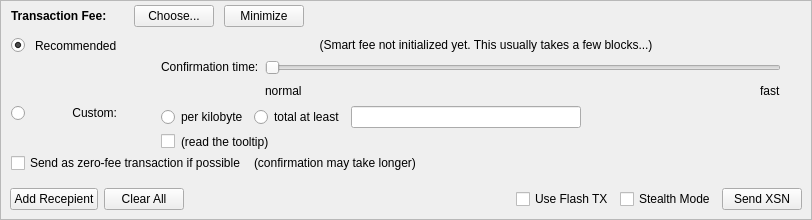
       <widget class="QFrame" name="frameFee">
        <property name="sizePolicy">
         <sizepolicy hsizetype="Expanding" vsizetype="Preferred">
          <horstretch>0</horstretch>
          <verstretch>0</verstretch>
         </sizepolicy>
        </property>
        <property name="maximumSize">
         <size>
          <width>16777215</width>
          <height>16777215</height>
         </size>
        </property>
        <property name="frameShape">
         <enum>QFrame::StyledPanel</enum>
        </property>
        <property name="frameShadow">
         <enum>QFrame::Sunken</enum>
        </property>
        <layout class="QVBoxLayout" name="verticalLayoutFee1">
         <property name="spacing">
          <number>0</number>
         </property>
         <property name="leftMargin">
          <number>0</number>
         </property>
         <property name="topMargin">
          <number>0</number>
         </property>
         <property name="rightMargin">
          <number>0</number>
         </property>
         <property name="bottomMargin">
          <number>0</number>
         </property>
         <item>
          <layout class="QVBoxLayout" name="verticalLayoutFee2" stretch="0,0,0">
           <property name="spacing">
            <number>0</number>
           </property>
           <property name="leftMargin">
            <number>10</number>
           </property>
           <property name="topMargin">
            <number>0</number>
           </property>
           <item>
            <layout class="QHBoxLayout" name="horizontalLayoutFee1">
             <property name="bottomMargin">
              <number>0</number>
             </property>
             <item>
              <layout class="QVBoxLayout" name="verticalLayoutFee7">
               <property name="spacing">
                <number>0</number>
               </property>
               <item>
                <spacer name="verticalSpacerSmartFee">
                 <property name="orientation">
                  <enum>Qt::Vertical</enum>
                 </property>
                 <property name="sizeType">
                  <enum>QSizePolicy::Fixed</enum>
                 </property>
                 <property name="sizeHint" stdset="0">
                  <size>
                   <width>1</width>
                   <height>4</height>
                  </size>
                 </property>
                </spacer>
               </item>
               <item>
                <layout class="QHBoxLayout" name="horizontalLayoutSmartFee">
                 <property name="spacing">
                  <number>10</number>
                 </property>
                 <item>
                  <widget class="QLabel" name="labelFeeHeadline">
                   <property name="sizePolicy">
                    <sizepolicy hsizetype="Preferred" vsizetype="Maximum">
                     <horstretch>0</horstretch>
                     <verstretch>0</verstretch>
                    </sizepolicy>
                   </property>
                   <property name="font">
                    <font>
                     <weight>75</weight>
                     <bold>true</bold>
                    </font>
                   </property>
                   <property name="styleSheet">
                    <string notr="true">font-weight:bold;</string>
                   </property>
                   <property name="text">
                    <string>Transaction Fee:</string>
                   </property>
                  </widget>
                 </item>
                 <item>
                  <widget class="QLabel" name="labelFeeMinimized">
                   <property name="text">
                    <string/>
                   </property>
                  </widget>
                 </item>
                 <item>
                  <widget class="QPushButton" name="buttonChooseFee">
                   <property name="text">
                    <string>Choose...</string>
                   </property>
                  </widget>
                 </item>
                 <item>
                  <widget class="QPushButton" name="buttonMinimizeFee">
                   <property name="toolTip">
                    <string>collapse fee-settings</string>
                   </property>
                   <property name="text">
                    <string>Minimize</string>
                   </property>
                  </widget>
                 </item>
                </layout>
               </item>
               <item>
                <spacer name="verticalSpacer_5">
                 <property name="orientation">
                  <enum>Qt::Vertical</enum>
                 </property>
                 <property name="sizeHint" stdset="0">
                  <size>
                   <width>1</width>
                   <height>1</height>
                  </size>
                 </property>
                </spacer>
               </item>
              </layout>
             </item>
             <item>
              <spacer name="horizontalSpacer_4">
               <property name="orientation">
                <enum>Qt::Horizontal</enum>
               </property>
               <property name="sizeHint" stdset="0">
                <size>
                 <width>40</width>
                 <height>20</height>
                </size>
               </property>
              </spacer>
             </item>
            </layout>
           </item>
           <item>
            <widget class="QFrame" name="frameFeeSelection">
             <layout class="QVBoxLayout" name="verticalLayoutFee12">
              <property name="spacing">
               <number>0</number>
              </property>
              <property name="leftMargin">
               <number>0</number>
              </property>
              <property name="topMargin">
               <number>0</number>
              </property>
              <property name="rightMargin">
               <number>0</number>
              </property>
              <property name="bottomMargin">
               <number>0</number>
              </property>
              <item>
               <layout class="QGridLayout" name="gridLayoutFee">
                <property name="topMargin">
                 <number>10</number>
                </property>
                <property name="bottomMargin">
                 <number>4</number>
                </property>
                <property name="horizontalSpacing">
                 <number>10</number>
                </property>
                <property name="verticalSpacing">
                 <number>4</number>
                </property>
                <item row="2" column="4">
                 <layout class="QVBoxLayout" name="verticalLayoutFee8">
                  <property name="spacing">
                   <number>6</number>
                  </property>
                  <item>
                   <layout class="QHBoxLayout" name="horizontalLayoutFee13">
                    <item>
                     <widget class="QRadioButton" name="radioCustomPerKilobyte">
                      <property name="toolTip">
                       <string>If the custom fee is set to 1000 uXSNs and the transaction is only 250 bytes, then &quot;per kilobyte&quot; only pays 250 uPIVs in fee,&lt;br /&gt;while &quot;at least&quot; pays 1000 uPIVs. For transactions bigger than a kilobyte both pay by kilobyte.</string>
                      </property>
                      <property name="text">
                       <string>per kilobyte</string>
                      </property>
                      <property name="checked">
                       <bool>true</bool>
                      </property>
                     </widget>
                    </item>
                    <item>
                     <widget class="QRadioButton" name="radioCustomAtLeast">
                      <property name="toolTip">
                       <string>If the custom fee is set to 1000 uXSNs and the transaction is only 250 bytes, then &quot;per kilobyte&quot; only pays 250 uPIVs in fee,&lt;br /&gt;while &quot;total at least&quot; pays 1000 uPIVs. For transactions bigger than a kilobyte both pay by kilobyte.</string>
                      </property>
                      <property name="text">
                       <string>total at least</string>
                      </property>
                     </widget>
                    </item>
                    <item>
                     <widget class="BitcoinAmountField" name="customFee"/>
                    </item>
                    <item>
                     <spacer name="horizontalSpacer_6">
                      <property name="orientation">
                       <enum>Qt::Horizontal</enum>
                      </property>
                      <property name="sizeHint" stdset="0">
                       <size>
                        <width>1</width>
                        <height>1</height>
                       </size>
                      </property>
                     </spacer>
                    </item>
                   </layout>
                  </item>
                  <item>
                   <layout class="QHBoxLayout" name="horizontalLayoutFee8">
                    <item>
                     <widget class="QCheckBox" name="checkBoxMinimumFee">
                      <property name="toolTip">
                       <string>Paying only the minimum fee is just fine as long as there is less transaction volume than space in the blocks.&lt;br /&gt;But be aware that this can end up in a never confirming transaction once there is more demand for XSN transactions than the network can process.</string>
                      </property>
                      <property name="text">
                       <string/>
                      </property>
                     </widget>
                    </item>
                    <item>
                     <widget class="QLabel" name="labelMinFeeWarning">
                      <property name="enabled">
                       <bool>true</bool>
                      </property>
                      <property name="toolTip">
                       <string>Paying only the minimum fee is just fine as long as there is less transaction volume than space in the blocks.&lt;br /&gt;But be aware that this can end up in a never confirming transaction once there is more demand for XSN transactions than the network can process.</string>
                      </property>
                      <property name="text">
                       <string>(read the tooltip)</string>
                      </property>
                      <property name="margin">
                       <number>5</number>
                      </property>
                     </widget>
                    </item>
                    <item>
                     <spacer name="horizontalSpacer_2">
                      <property name="orientation">
                       <enum>Qt::Horizontal</enum>
                      </property>
                      <property name="sizeHint" stdset="0">
                       <size>
                        <width>1</width>
                        <height>1</height>
                       </size>
                      </property>
                     </spacer>
                    </item>
                   </layout>
                  </item>
                 </layout>
                </item>
                <item row="1" column="0">
                 <layout class="QVBoxLayout" name="verticalLayoutFee4" stretch="1">
                  <item>
                   <spacer name="verticalSpacer_2">
                    <property name="orientation">
                     <enum>Qt::Vertical</enum>
                    </property>
                    <property name="sizeHint" stdset="0">
                     <size>
                      <width>1</width>
                      <height>1</height>
                     </size>
                    </property>
                   </spacer>
                  </item>
                 </layout>
                </item>
                <item row="2" column="0">
                 <layout class="QVBoxLayout" name="verticalLayoutFee9" stretch="0,1">
                  <item>
                   <widget class="QRadioButton" name="radioCustomFee">
                    <property name="text">
                     <string/>
                    </property>
                   </widget>
                  </item>
                  <item>
                   <spacer name="verticalSpacer_6">
                    <property name="orientation">
                     <enum>Qt::Vertical</enum>
                    </property>
                    <property name="sizeHint" stdset="0">
                     <size>
                      <width>1</width>
                      <height>1</height>
                     </size>
                    </property>
                   </spacer>
                  </item>
                 </layout>
                </item>
                <item row="1" column="4">
                 <layout class="QVBoxLayout" name="verticalLayoutFee3" stretch="0,0,1">
                  <property name="spacing">
                   <number>6</number>
                  </property>
                  <property name="topMargin">
                   <number>2</number>
                  </property>
                  <item>
                   <layout class="QHBoxLayout" name="horizontalLayoutFee12">
                    <item>
                     <spacer name="horizontalSpacer_5">
                      <property name="orientation">
                       <enum>Qt::Horizontal</enum>
                      </property>
                      <property name="sizeHint" stdset="0">
                       <size>
                        <width>1</width>
                        <height>1</height>
                       </size>
                      </property>
                     </spacer>
                    </item>
                   </layout>
                  </item>
                  <item>
                   <layout class="QHBoxLayout" name="horizontalLayoutFee9">
                    <item>
                     <layout class="QVBoxLayout" name="verticalLayoutFee6">
                      <item>
                       <widget class="QLabel" name="labelSmartFee3">
                        <property name="text">
                         <string>Confirmation time:</string>
                        </property>
                        <property name="margin">
                         <number>2</number>
                        </property>
                       </widget>
                      </item>
                      <item>
                       <spacer name="verticalSpacer_3">
                        <property name="orientation">
                         <enum>Qt::Vertical</enum>
                        </property>
                        <property name="sizeHint" stdset="0">
                         <size>
                          <width>1</width>
                          <height>1</height>
                         </size>
                        </property>
                       </spacer>
                      </item>
                     </layout>
                    </item>
                    <item>
                     <layout class="QVBoxLayout" name="verticalLayoutFee5">
                      <property name="rightMargin">
                       <number>30</number>
                      </property>
                      <item>
                       <widget class="QSlider" name="sliderSmartFee">
                        <property name="minimum">
                         <number>0</number>
                        </property>
                        <property name="maximum">
                         <number>24</number>
                        </property>
                        <property name="pageStep">
                         <number>1</number>
                        </property>
                        <property name="value">
                         <number>0</number>
                        </property>
                        <property name="orientation">
                         <enum>Qt::Horizontal</enum>
                        </property>
                        <property name="invertedAppearance">
                         <bool>false</bool>
                        </property>
                        <property name="invertedControls">
                         <bool>false</bool>
                        </property>
                        <property name="tickPosition">
                         <enum>QSlider::NoTicks</enum>
                        </property>
                       </widget>
                      </item>
                      <item>
                       <layout class="QHBoxLayout" name="horizontalLayoutFee10">
                        <item>
                         <widget class="QLabel" name="labelSmartFeeNormal">
                          <property name="text">
                           <string>normal</string>
                          </property>
                         </widget>
                        </item>
                        <item>
                         <spacer name="horizontalSpacer_3">
                          <property name="orientation">
                           <enum>Qt::Horizontal</enum>
                          </property>
                          <property name="sizeHint" stdset="0">
                           <size>
                            <width>40</width>
                            <height>20</height>
                           </size>
                          </property>
                         </spacer>
                        </item>
                        <item>
                         <widget class="QLabel" name="labelSmartFeeFast">
                          <property name="text">
                           <string>fast</string>
                          </property>
                         </widget>
                        </item>
                       </layout>
                      </item>
                     </layout>
                    </item>
                   </layout>
                  </item>
                  <item>
                   <spacer name="verticalSpacer_4">
                    <property name="orientation">
                     <enum>Qt::Vertical</enum>
                    </property>
                    <property name="sizeHint" stdset="0">
                     <size>
                      <width>1</width>
                      <height>1</height>
                     </size>
                    </property>
                   </spacer>
                  </item>
                 </layout>
                </item>
                <item row="0" column="1">
                 <widget class="QLabel" name="labelSmartFee_2">
                  <property name="text">
                   <string>Recommended</string>
                  </property>
                 </widget>
                </item>
                <item row="0" column="0">
                 <widget class="QRadioButton" name="radioSmartFee">
                  <property name="text">
                   <string/>
                  </property>
                  <property name="checked">
                   <bool>true</bool>
                  </property>
                 </widget>
                </item>
                <item row="2" column="1">
                 <widget class="QLabel" name="labelCustomFee">
                  <property name="text">
                   <string>Custom:</string>
                  </property>
                  <property name="alignment">
                   <set>Qt::AlignRight|Qt::AlignTop|Qt::AlignTrailing</set>
                  </property>
                 </widget>
                </item>
                <item row="0" column="2">
                 <widget class="QLabel" name="labelSmartFee">
                  <property name="text">
                   <string/>
                  </property>
                  <property name="margin">
                   <number>2</number>
                  </property>
                 </widget>
                </item>
                <item row="0" column="3">
                 <widget class="QLabel" name="labelFeeEstimation">
                  <property name="text">
                   <string/>
                  </property>
                 </widget>
                </item>
                <item row="0" column="4">
                 <widget class="QLabel" name="labelSmartFee2">
                  <property name="text">
                   <string>(Smart fee not initialized yet. This usually takes a few blocks...)</string>
                  </property>
                  <property name="alignment">
                   <set>Qt::AlignHCenter</set>
                  </property>
                  <property name="wordWrap">
                   <bool>true</bool>
                  </property>
                  <property name="margin">
                   <number>2</number>
                  </property>
                 </widget>
                </item>
               </layout>
              </item>
              <item>
               <layout class="QHBoxLayout" name="horizontalLayoutFee5" stretch="0,0,0">
                <property name="spacing">
                 <number>8</number>
                </property>
                <property name="bottomMargin">
                 <number>4</number>
                </property>
                <item>
                 <widget class="QCheckBox" name="checkBoxFreeTx">
                  <property name="text">
                   <string>Send as zero-fee transaction if possible</string>
                  </property>
                 </widget>
                </item>
                <item>
                 <widget class="QLabel" name="labelFreeTx">
                  <property name="text">
                   <string>(confirmation may take longer)</string>
                  </property>
                  <property name="margin">
                   <number>5</number>
                  </property>
                 </widget>
                </item>
                <item>
                 <spacer name="horizontalSpacerFee5">
                  <property name="orientation">
                   <enum>Qt::Horizontal</enum>
                  </property>
                  <property name="sizeHint" stdset="0">
                   <size>
                    <width>1</width>
                    <height>1</height>
                   </size>
                  </property>
                 </spacer>
                </item>
               </layout>
              </item>
              <item>
               <spacer name="verticalSpacerFee2">
                <property name="orientation">
                 <enum>Qt::Vertical</enum>
                </property>
                <property name="sizeHint" stdset="0">
                 <size>
                  <width>1</width>
                  <height>1</height>
                 </size>
                </property>
               </spacer>
              </item>
             </layout>
            </widget>
           </item>
           <item>
            <spacer name="verticalSpacerFee">
             <property name="orientation">
              <enum>Qt::Vertical</enum>
             </property>
             <property name="sizeHint" stdset="0">
              <size>
               <width>800</width>
               <height>1</height>
              </size>
             </property>
            </spacer>
           </item>
          </layout>
         </item>
         <item>
          <widget class="QWidget" name="buttonsWidget" native="true">
           <layout class="QHBoxLayout" name="horizontalLayout">
            <item>
             <widget class="QPushButton" name="addButton">
              <property name="text">
               <string>Add Recepient</string>
              </property>
             </widget>
            </item>
            <item>
             <widget class="QPushButton" name="clearButton">
              <property name="text">
               <string>Clear All</string>
              </property>
             </widget>
            </item>
            <item>
             <spacer name="horizontalSpacer">
              <property name="orientation">
               <enum>Qt::Horizontal</enum>
              </property>
              <property name="sizeHint" stdset="0">
               <size>
                <width>8</width>
                <height>20</height>
               </size>
              </property>
             </spacer>
            </item>
            <item>
             <widget class="QCheckBox" name="checkUseInstantSend">
              <property name="text">
               <string>Use Flash TX</string>
              </property>
             </widget>
            </item>
            <item>
             <widget class="QCheckBox" name="checkUsePrivateSend">
              <property name="text">
               <string>Stealth Mode</string>
              </property>
             </widget>
            </item>
            <item>
             <widget class="QPushButton" name="sendButton">
              <property name="text">
               <string>Send XSN</string>
              </property>
             </widget>
            </item>
           </layout>
          </widget>
         </item>
        </layout>
       </widget>
